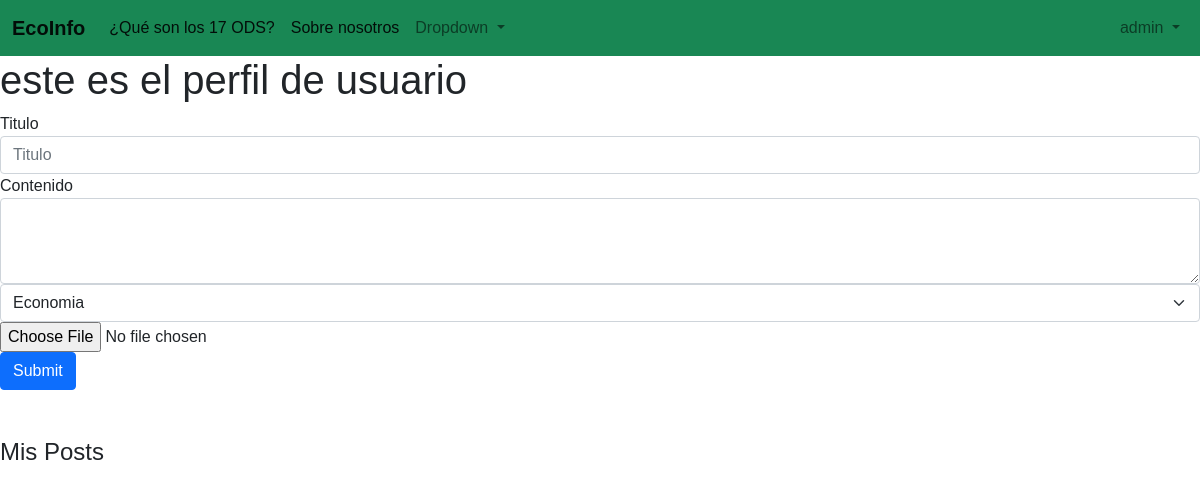
Before: /perfil_usuario/ (signed in) with the older database file.
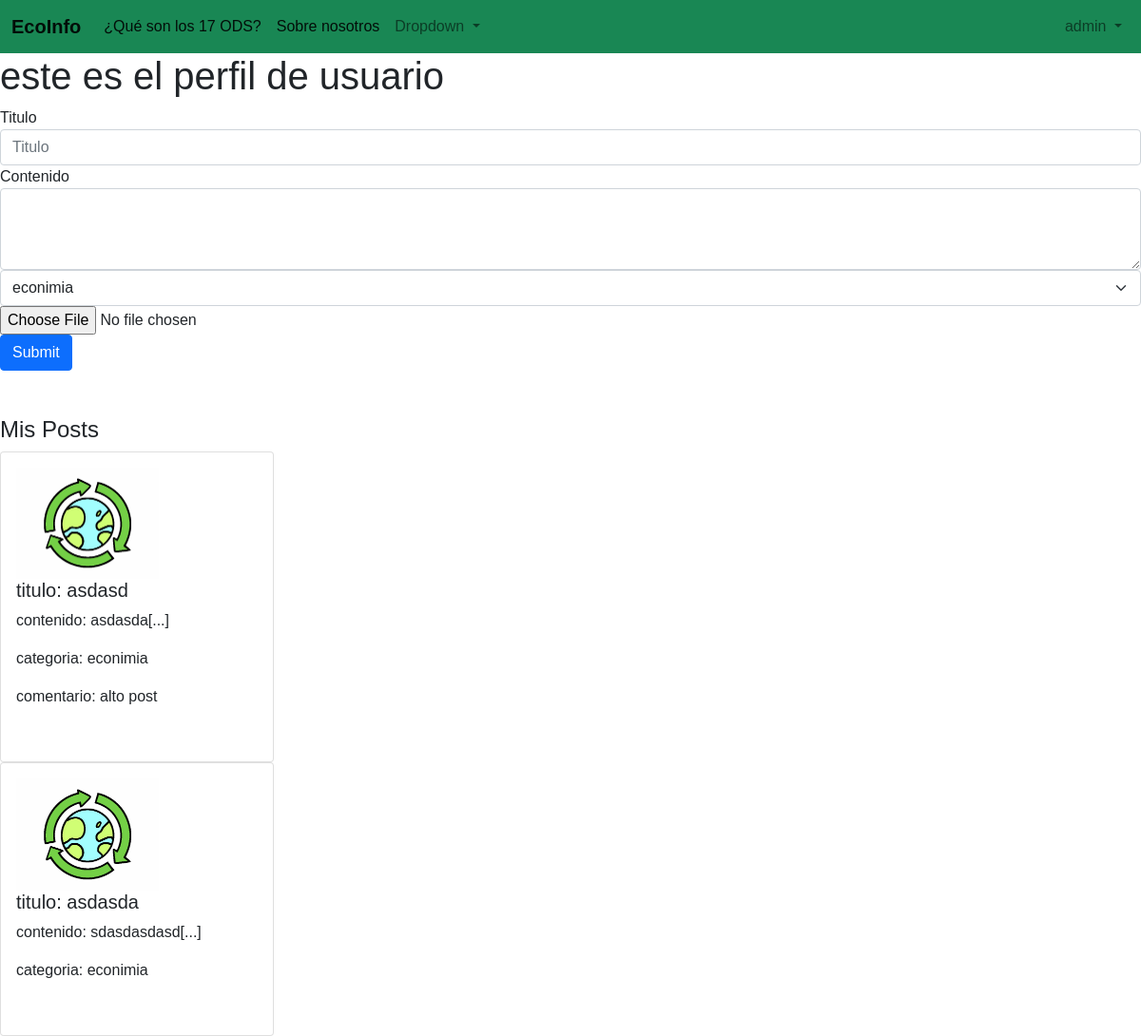
After: the same page with the newer database file.
### feed/models.py (models this page shows, shortened)
class post(models.Model):
    posteador = models.ForeignKey(User, on_delete=models.CASCADE, null=True)
    titulo = models.CharField(max_length=100)
    contenido = models.TextField()
    pre_contenido = models.TextField()
    categoria = models.ForeignKey(categoria, on_delete=models.CASCADE,  default=1, null=False)
    creado_en = models.DateTimeField(auto_now_add=True)
    actualizado_en = models.DateTimeField(auto_now=True)
    me_gusta = models.IntegerField(default=0)
    no_megusta = models.IntegerField(default=0)
    imagen = models.FileField(upload_to='imagenes_posts', default='post_default.jpg')
    visitas = models.IntegerField(default=0)

class categoria(models.Model):
    name = models.CharField(max_length=50)
    imagen = models.ImageField(upload_to='categoria',default='categoria_default.png')
    def __str__(self):
        return self.name

class comentario(models.Model):
    post = models.ForeignKey(post, on_delete=models.CASCADE)
    comentador = models.ForeignKey(User, on_delete=models.CASCADE, null=True)
    contenido = models.TextField()
    creado_en = models.DateTimeField(auto_now_add=True)
    actualizado_en = models.DateTimeField(auto_now=True)

### feed/views.py (the view)
# urls.py: path('perfil_usuario/',views.perfil_usuario, name='perfil_usuario'),
@login_required
def perfil_usuario(request):
    posteos = post.objects.filter(posteador_id=request.user.id)
    comentarios = comentario.objects.filter(comentador_id=request.user.id)
    categorias = categoria.objects.all()
    return render(request,"perfil_usuario.html",{'posteos':posteos, 'comentarios':comentarios, 'categorias':categorias})

### feed/templates/perfil_usuario.html (shortened to what this page needs)
{% extends "base.html" %}
{% block content %}
    <h1>este es el perfil de usuario</h1>
    <form action="{% url 'agregar_post' %} " method="POST"  enctype="multipart/form-data"> {% csrf_token %}
        <div class="form-group">
            <label for="titulo">Titulo</label>
            <input type="text" class="form-control" id="txttitulo" name="txttitulo" placeholder="Titulo">
        </div>
        <div class="form-group">
            <label for="contenido">Contenido</label>
            <textarea class="form-control" id="txtcontenido" name="txtcontenido" rows="3"></textarea>
        </div>
        <div class="form-group">
            <select class="form-gourp form-select" name="txtcategoria" id="txtcategoria" required>
                {% for categoria in categorias %}
                    <option value="{{categoria.id}}" >{{categoria.name}}</option>
                {% endfor %}
              </select>
        </div>
        <div >
            <input type="file" id="txtimagen"  name="txtimagen">
        </div>
        <button type="submit" class="btn btn-primary">Submit</button>
    </form>
     <br>
     <br>
     <h4>Mis Posts</h4>
     {% for post in posteos %}
     <div class="card" style="width: 18rem;">
         <div class="card-body">
            <img src="{{post.imagen.url}}" alt="{{post.tipo_17_ODS}}" style="width:150px;">
             <h5 class="card-title">titulo: {{ post.titulo }}</h5>
             <p class="card-text">contenido: {{ post.pre_contenido }}</p>
             <p class="card-text">  categoria: {{post.categoria}} </p>
             {% for comentario in comentarios %}
             {% if comentario.post_id == post.id %}
                 <p class="card-text">comentario: {{ comentario.contenido }}</p>
             {% endif %}
             {% endfor %}
             <br>
         </div>
     </div>
 {% endfor %}
{% endblock %}

Changed rows visible on the page:
added post: imagen (placeholder picture), titulo "asdasd", pre_contenido "asdasda[...]", categoria "econimia"
added comentario: contenido "alto post"
added post: imagen (placeholder picture), titulo "asdasda", pre_contenido "sdasdasdasd[...]", categoria "econimia"
Other visible differences:
form field txtcategoria: "Economia" → "econimia"
